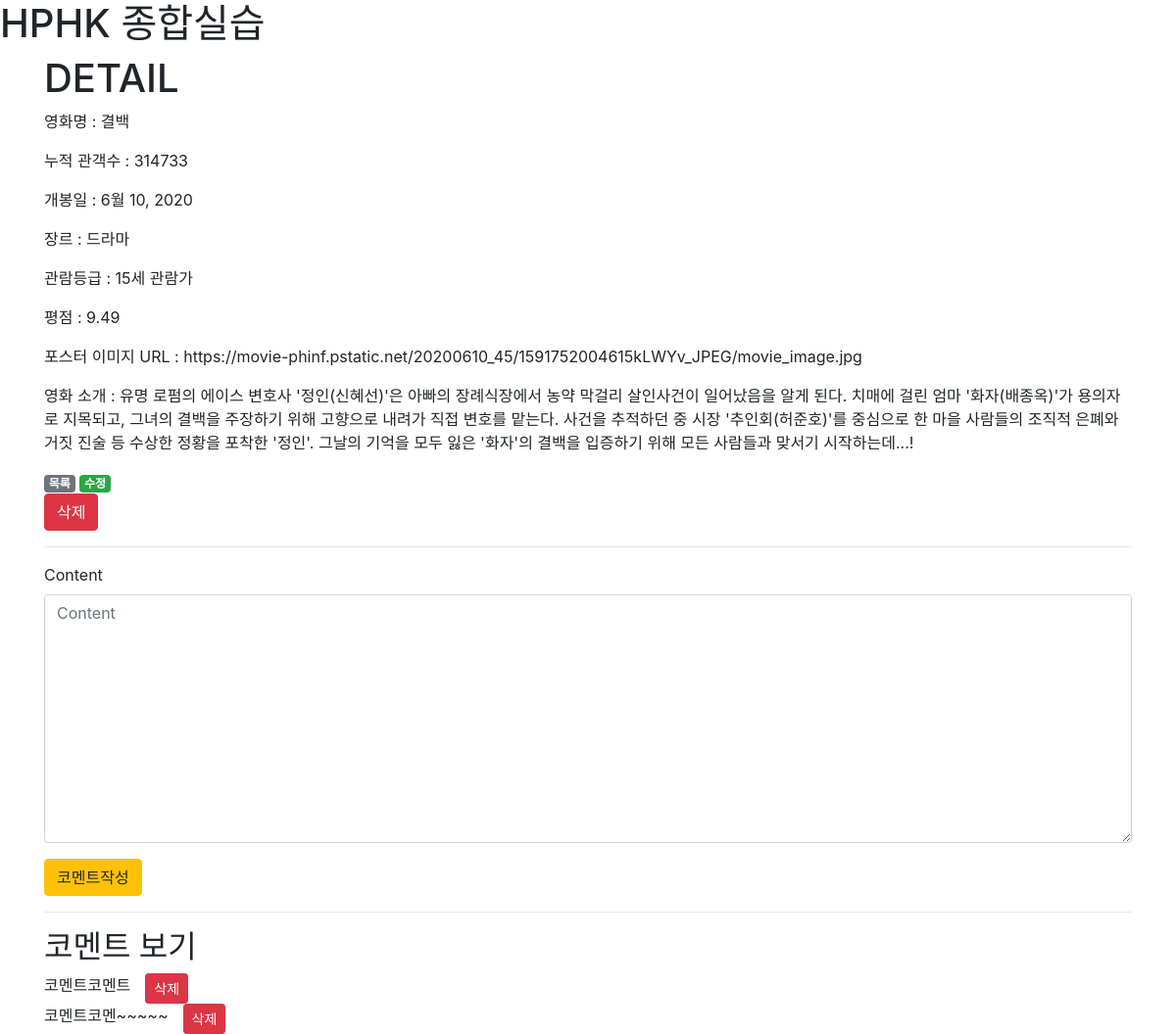
The app's page /movies/3/ with its own data.
### movies/models.py (models this page shows)
class Movie(models.Model):
    title = models.CharField(max_length=1000)
    title_en = models.CharField(max_length=1000)
    audience = models.IntegerField()
    open_date = models.DateField()
    genre = models.CharField(max_length=100)
    watch_grade = models.CharField(max_length=100)
    score = models.FloatField()
    poster_url = models.TextField()
    description = models.TextField()

class Comment(models.Model):
    content = models.TextField()
    movie = models.ForeignKey(Movie, on_delete=models.CASCADE)

### movies/views.py (the view)
# urls.py: path('<int:pk>/', views.detail, name='detail'),
def detail(request, pk):
    movie = Movie.objects.get(pk=pk)
    comments = movie.comment_set.all()
    form = CommentForm()
    context = {
        'movie': movie,
        'comments': comments,
        'form': form,
    }
    return render(request, 'movies/detail.html', context)

### movies/forms.py
class CommentForm(forms.ModelForm):
    class Meta:
        model = Comment
        fields = ('content',)

### movies/templates/movies/detail.html (shortened to what this page needs)
{% extends 'base.html' %}
{% load bootstrap4 %}
{% block content %}
<h1>DETAIL</h1>
<p>영화명 : {{ movie.title }}</p>
<p>누적 관객수 : {{ movie.audience }}</p>
<p>개봉일 : {{ movie.open_date }}</p>
<p>장르 : {{ movie.genre }}</p>
<p>관람등급 : {{ movie.watch_grade }}</p>
<p>평점 : {{ movie.score }}</p>
<p>포스터 이미지 URL : {{ movie.poster_url }}</p>
<p>영화 소개 : {{ movie.description }}</p>
<a href="{% url 'movies:index' %}"><span class="badge badge-secondary">목록</span></a>
<a href="{% url 'movies:update' movie.pk %}"><span class="badge badge-success">수정</span></a>
<form action="{% url 'movies:delete' movie.pk %}" method="POST">
    <button class="btn btn-danger">삭제</button>
</form>
<hr>
<form action="{% url 'movies:comment_create' movie.pk %}" method="POST">
    {% bootstrap_form form %}
    <button class='btn btn-warning'>코멘트작성</button>
</form>
<hr>
<h2>코멘트 보기</h2>
{% for comment in comments %}
   <form action="{% url 'movies:comment_delete' movie.pk comment.pk %}" method="POST" class="form-inline">
        <div class="row">
             <div class="col">{{ comment.content }}</div>
            <button class="btn btn-danger btn-sm">삭제</button>
        </div>
   </form>
{% endfor %}
{% endblock  %}

### records on screen
Movie: title "결백", audience "314733", open_date "6월 10, 2020", genre "드라마", watch_grade "15세 관람가", score "9.49", poster_url "https://movie-phinf.pstatic.net/20200610_45/1591752004615kLWYv_JPEG/movie_image.jpg", description "유명 로펌의 에이스 변호사 '정인(신혜선)'은 아빠의 장례식장에서 농약 막걸리 살인사건이 일어났음을 알게 된다. 치매에 걸린 엄마 '화자(배종옥)'가 용의자로 지목되고, 그녀의 결백을 주장하기 위해 고향으로 내려가 직접 변호를 맡는다. 사건을 추적하던 중 시장 '추인회(허준호)'를 중심으로 한 마을 사람들의 조직적 은폐와 거짓 진술 등 수상한 정황을 포착한 '정인'. 그날의 기억을 모두 잃은 '화자'의 결백을 입증하기 위해 모든 사람들과 맞서기 시작하는데...!"
Comment: content "코멘트코멘트"
Comment: content "코멘트코멘~~~~~"
